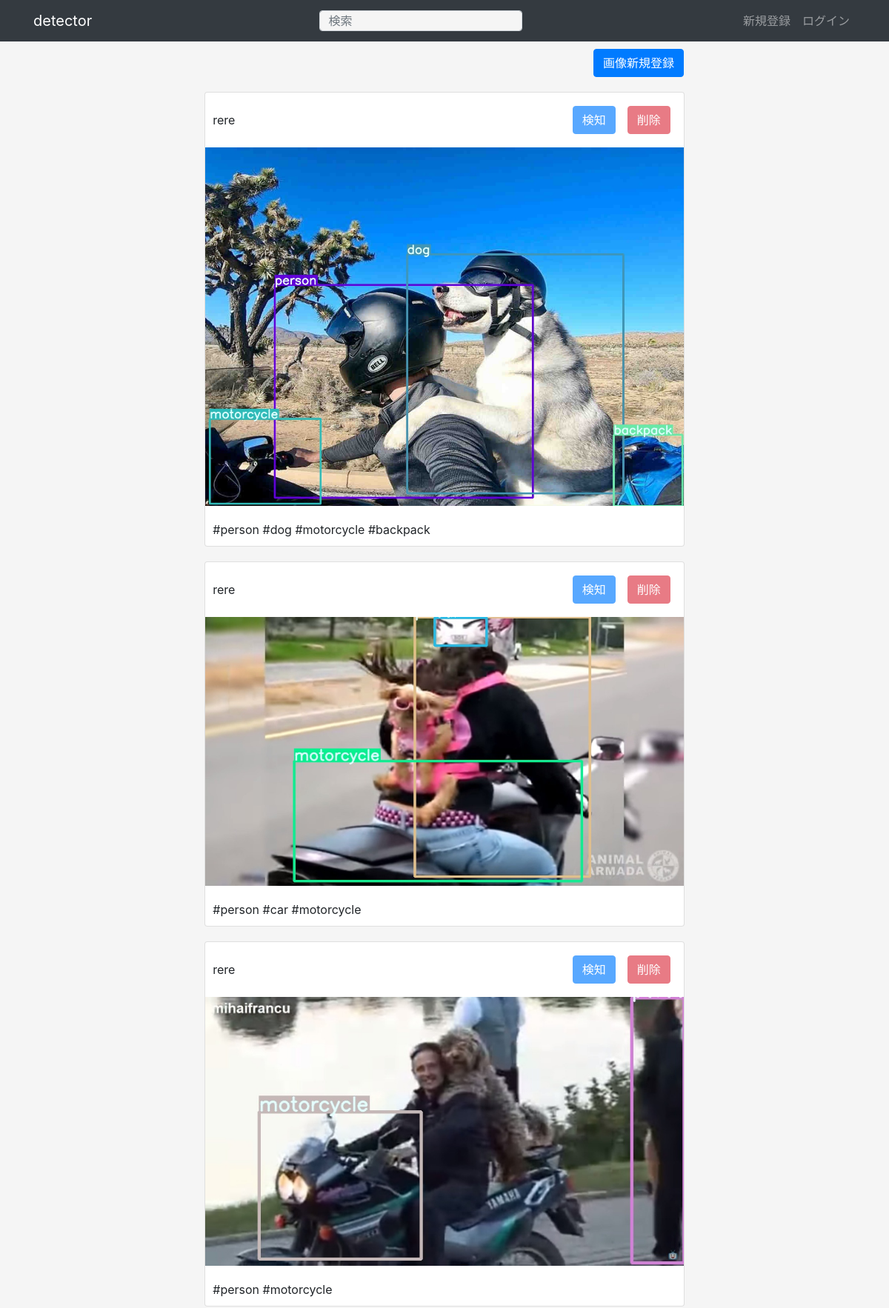
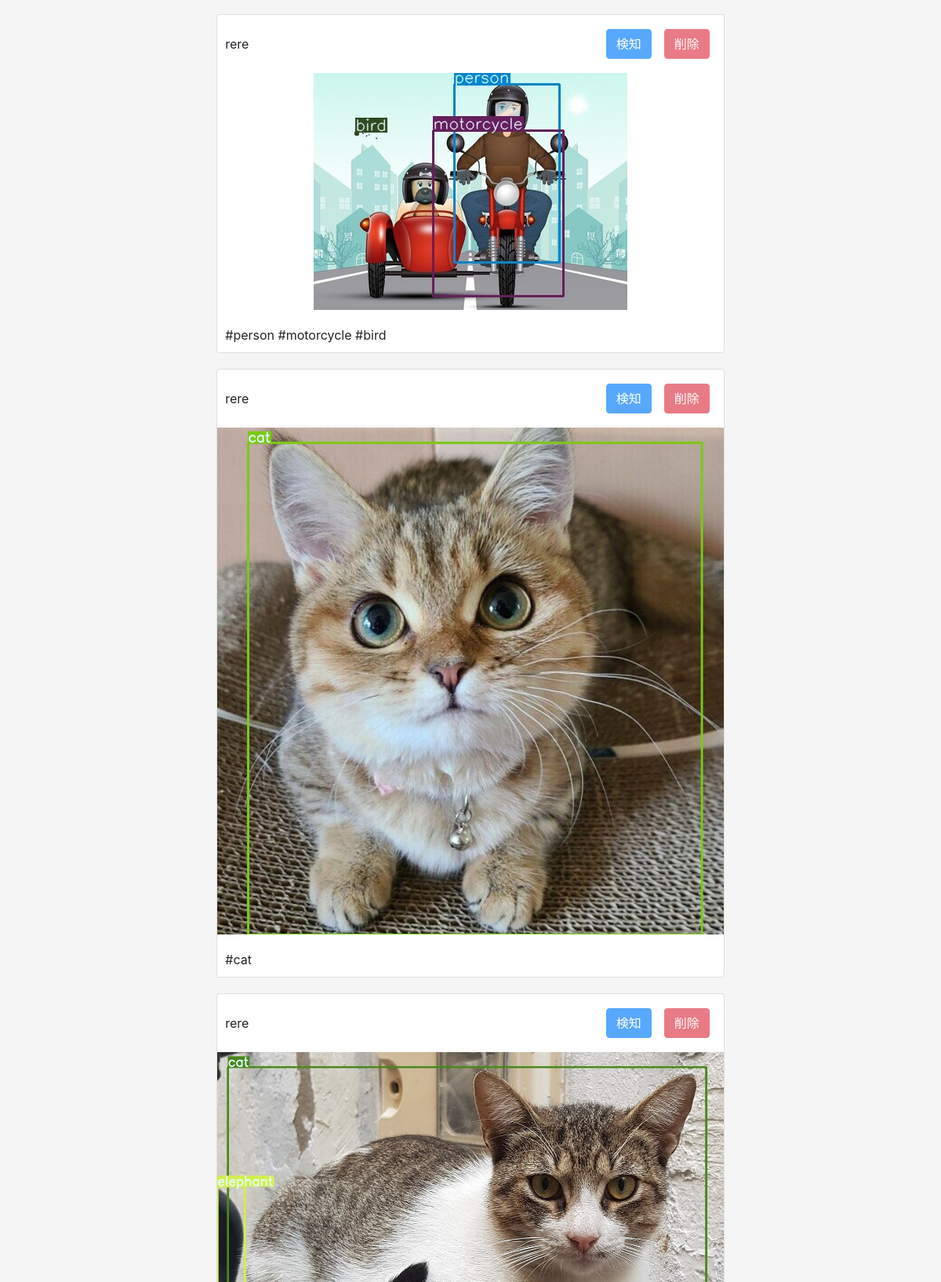
The page / (upper part) on the database its author committed (2 pictures, top to bottom).
### apps/crud/models.py (models this page shows, shortened)
class User(db.Model, UserMixin):
    __tablename__ = "users"
    id = db.Column(db.Integer, primary_key=True)
    username = db.Column(db.String, index=True)
    email = db.Column(db.String, unique=True, index=True)
    password_hash = db.Column(db.String)
    created_at = db.Column(db.DateTime, default=datetime.now)
    updated_at = db.Column(db.DateTime, default=datetime.now, onupdate=datetime.now)
    @property
    def password(self):
        raise AttributeError("読み取り不可")

### apps/detector/models.py (models this page shows)
class UserImage(db.Model):
    __tablename__ = "user_images"
    id = db.Column(db.Integer, primary_key=True)
    user_id = db.Column(db.String, db.ForeignKey("users.id"))
    image_path = db.Column(db.String)
    is_detected = db.Column(db.Boolean, default=False)
    created_at = db.Column(db.DateTime, default=datetime.now)
    updated_at = db.Column(db.DateTime, default=datetime.now, onupdate=datetime.now)

class UserImageTag(db.Model):
    __tablename__ = "user_image_tags"
    id = db.Column(db.Integer, primary_key=True)
    user_image_id = db.Column(db.String, db.ForeignKey("user_images.id"))
    tag_name = db.Column(db.String)
    created_at = db.Column(db.DateTime, default=datetime.now)
    updated_at = db.Column(db.DateTime, default=datetime.now, onupdate=datetime.now)

### apps/detector/views.py (the view)
@dt.route("/")
def index():
    user_images = (
        db.session.query(User, UserImage)
        .join(UserImage)
        .filter(User.id == UserImage.user_id)
        .all()
    )
    user_image_tag_dict = {}
    for user_image in user_images:
        user_image_tags = (
            db.session.query(UserImageTag)
            .filter(UserImageTag.user_image_id == user_image.UserImage.id)
            .all()
        )
        user_image_tag_dict[user_image.UserImage.id] = user_image_tags
    detector_form = DetectorForm()
    delete_form = DeleteFrom()
    return render_template(
        "detector/index.html",
        user_images=user_images,
        user_image_tag_dict=user_image_tag_dict,
        detector_form=detector_form,
        delete_form=delete_form,
    )

### apps/detector/forms.py
class DetectorForm(FlaskForm):
    submit = SubmitField("検知")

class DeleteFrom(FlaskForm):
    submit = SubmitField("削除")

### apps/detector/templates/detector/index.html (shortened to what this page needs)
{% extends "detector/base.html" %}
{% block content %}
<div class="col-md-10 text-right dt-image-register-btn">
    <a href="{{ url_for('detector.upload_image') }}" class="btn btn-primary">画像新規登録</a>
</div>
{% for user_image in user_images %}
<div class="card col-md-7 dt-image-content">
    <header class="d-flex justify-content-between">
        <div class="dt-image-username">{{ user_image.User.username }}</div>
        <div class="d-flex flex-row-reverse">
            <div class="p-2">
                <form
                    action="{{ url_for('detector.delete_image', image_id=user_image.UserImage.id) }}"
                    method="POST"
                >
                    {% if current_user.id == user_image.User.id %}
                    {{ delete_form.submit(class="btn btn-danger") }}
                    {% else %}
                    {{ delete_form.submit(class="btn btn-danger", disabled="disabled") }}
                    {% endif %}
                </form>
            </div>
            <div class="p-2">
                <form
                    action="{{ url_for('detector.detect', image_id=user_image.UserImage.id) }}"
                    method="POST"
                >
                    {% if current_user.id == user_image.User.id and
                    user_image.UserImage.is_detected == False %}
                    {{ detector_form.submit(class="btn btn-primary") }}
                    {% else %}
                    {{ detector_form.submit(class="btn btn-primary", disabled="disabled") }}
                    {% endif %}
                </form>
            </div>
        </div>
    </header>
    <section>
        <img src="{{ url_for('detector.image_file', filename=user_image.UserImage.image_path) }}" alt="アップロード画像" />
    </section>
    <footer>
        {% for tag in user_image_tag_dict[user_image.UserImage.id] %}
            #{{tag.tag_name}}
        {% endfor %}
    </footer>
</div>
{% endfor %}
{% endblock %}

### apps/static/css/style.css (style rules this page uses)
body { background-color: #f5f5f5; }
.dt-image-content { margin: 20px auto; padding: 0; }
.dt-image-username { padding-top: 15px; }
.dt-image-register-btn { padding: 10px 47px 0 0; }
.dt-image-content header { padding: 10px 10px 0 10px; }
.dt-image-content section { padding: 10px 0; margin: auto; }
.dt-image-content footer { padding: 10px; }
.dt-image-content section img { width: 100%; }

### rows shown on the page
User: User.username "rere", image_path (picture)
UserImageTag: tag_name "person"
UserImageTag: tag_name "dog"
UserImageTag: tag_name "motorcycle"
UserImageTag: tag_name "backpack"
UserImageTag: tag_name "person"
UserImageTag: tag_name "car"
UserImageTag: tag_name "motorcycle"
UserImageTag: tag_name "person"
UserImageTag: tag_name "motorcycle"
UserImageTag: tag_name "person"
UserImageTag: tag_name "motorcycle"
UserImageTag: tag_name "bird"
UserImageTag: tag_name "cat"
